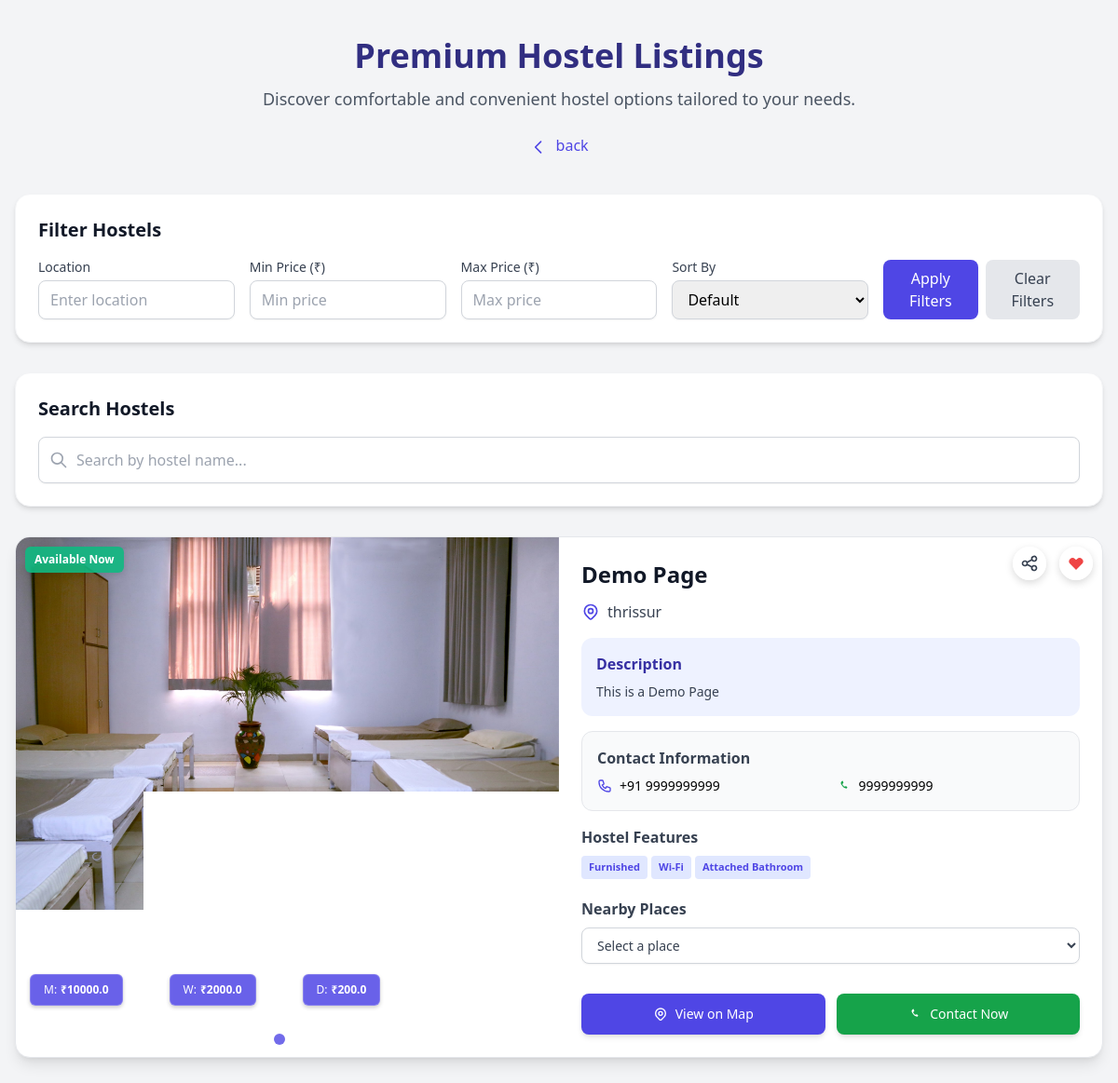
/hostels/, run on the app's committed database.
### nestf/models.py (models this page shows, shortened)
class Product(models.Model):
    PRODUCT_CHOICES = [
        ('hostels', 'HOSTELS'),
        ('rooms', 'ROOMS'),
        ('pg', 'PG'),
    ]
    product = models.CharField(max_length=20, choices=PRODUCT_CHOICES)
    name = models.CharField(max_length=200)
    price = models.FloatField()
    weekly_price = models.FloatField(null=True, blank=True)
    daily_price = models.FloatField(null=True, blank=True)
    location = models.CharField(max_length=100)
    description = models.TextField()
    contact_details = models.TextField(blank=True, null=True)
    phone_number = models.CharField(max_length=15, blank=True, null=True)
    email = models.EmailField(blank=True, null=True)
    whatsapp_number = models.CharField(max_length=15, blank=True, null=True)
    availability = models.BooleanField(default=True)
    owner = models.ForeignKey('Reg_form', on_delete=models.CASCADE, related_name="products", null=True, blank=True)
    features = models.ManyToManyField(Feature, blank=True)

class ProductImage(models.Model):
    product = models.ForeignKey('Product', on_delete=models.CASCADE, related_name='images')
    image = models.ImageField(upload_to='product_images/')

class Feature(models.Model):
    name = models.CharField(max_length=50, unique=True)
    description = models.TextField(blank=True, null=True)

### nestf/views.py (the view, shortened to what this page needs)
# urls.py: path('hostels/', views.hostels, name='hostels'),
def hostels(request):
    hostels_list = models.Product.objects.filter(product='hostels').prefetch_related('images', 'nearest_places')
    if not request.session.session_key:
        request.session.create()
    session_key = request.session.session_key
    email = request.session.get('email')
    user = None
    if email:
        try:
            user = models.Reg_form.objects.get(email=email)
            session_key = None  # Use user instead of session_key for authenticated users
        except models.Reg_form.DoesNotExist:
            user = None
    wishlist_items = models.AnonymousWishlist.objects.filter(
        Q(user=user) | Q(session_key=session_key if not user else None)
    )
    wishlist = [item.product.id for item in wishlist_items]
    location = request.GET.get('location', '').strip()
    min_price = request.GET.get('min_price')
    max_price = request.GET.get('max_price')
    sort_by = request.GET.get('sort_by', '')  # Get sort_by parameter
    print(f"Received parameters - Location: {location}, Min Price: {min_price}, Max Price: {max_price}, Sort By: {sort_by}")
    if location:
        hostels_list = hostels_list.filter(location__icontains=location)
    if min_price:
        try:
            min_price = float(min_price)
            hostels_list = hostels_list.filter(price__gte=min_price)
        except (ValueError, TypeError):
            pass  # Ignore invalid min_price
    if max_price:
        try:
            max_price = float(max_price)
            hostels_list = hostels_list.filter(price__lte=max_price)
        except (ValueError, TypeError):
            pass  # Ignore invalid max_price
    print("Sorted Hostels:", list(hostels_list.values('id', 'name', 'price', 'weekly_price', 'daily_price')))
    return render(request, 'hostels.html', {'hostels_list': hostels_list, 'wishlist': wishlist})

### nestf/templates/hostels.html (shortened to what this page needs)
{% load static %}
<!DOCTYPE html>
<html lang="en">
  <head>
    <script src="https://cdn.tailwindcss.com"></script>
    <link rel="stylesheet" href="https://unpkg.com/swiper/swiper-bundle.min.css" />
  </head>
  <body class="bg-gray-100 font-sans antialiased">
    <div class="container mx-auto px-4 py-10 max-w-7xl">
      <header class="mb-10 text-center">
        <h1 class="text-4xl font-extrabold text-indigo-900 mb-3">Premium Hostel Listings</h1>
        <p class="text-lg text-gray-600 max-w-2xl mx-auto mb-6">Discover comfortable and convenient hostel options tailored to your needs.</p>
        <a href="{% url 'userhome' %}" class="inline-block text-indigo-600 hover:text-indigo-800 font-medium hover:underline transition-colors">
          <svg xmlns="http://www.w3.org/2000/svg" class="h-5 w-5 inline-block mr-1" fill="none" viewBox="0 0 24 24" stroke="currentColor">
              <path stroke-linecap="round" stroke-linejoin="round" stroke-width="2" d="M15 19l-7-7 7-7" />
          </svg>
          back
        </a>
      </header>
      <div class="bg-white p-6 rounded-2xl shadow-md mb-8 border border-gray-100">
        <h2 class="text-xl font-semibold text-gray-900 mb-4">Filter Hostels</h2>
        <form id="filter-form" class="grid grid-cols-1 sm:grid-cols-2 md:grid-cols-5 gap-4">
          <div>
            <label for="location" class="block text-sm font-medium text-gray-700 mb-1">Location</label>
            <input type="text" name="location" id="location" placeholder="Enter location" value="{{ request.GET.location }}" class="w-full px-3 py-2 border border-gray-300 rounded-lg shadow-sm focus:outline-none focus:ring-2 focus:ring-indigo-500 focus:border-indigo-500 transition-colors" />
          </div>
          <div>
            <label for="min_price" class="block text-sm font-medium text-gray-700 mb-1">Min Price (₹)</label>
            <input type="number" name="min_price" id="min_price" placeholder="Min price" min="0" value="{{ request.GET.min_price }}" class="w-full px-3 py-2 border border-gray-300 rounded-lg shadow-sm focus:outline-none focus:ring-2 focus:ring-indigo-500 focus:border-indigo-500 transition-colors" />
          </div>
          <div>
            <label for="max_price" class="block text-sm font-medium text-gray-700 mb-1">Max Price (₹)</label>
            <input type="number" name="max_price" id="max_price" placeholder="Max price" min="0" value="{{ request.GET.max_price }}" class="w-full px-3 py-2 border border-gray-300 rounded-lg shadow-sm focus:outline-none focus:ring-2 focus:ring-indigo-500 focus:border-indigo-500 transition-colors" />
          </div>
          <div>
            <label for="sort_by" class="block text-sm font-medium text-gray-700 mb-1">Sort By</label>
            <select name="sort_by" id="sort_by" class="w-full px-3 py-2 border border-gray-300 rounded-lg shadow-sm focus:outline-none focus:ring-2 focus:ring-indigo-500 focus:border-indigo-500 transition-colors">
              <option value="" {% if not request.GET.sort_by %}selected{% endif %}>Default</option>
            </select>
          </div>
          <div class="flex items-end gap-2">
            <button type="submit" class="w-full bg-indigo-600 text-white px-4 py-2 rounded-lg hover:bg-indigo-700 focus:outline-none focus:ring-2 focus:ring-indigo-500 focus:ring-offset-2 transition-colors duration-200">Apply Filters</button>
            <button type="button" id="clear-filters" class="w-full text-center bg-gray-200 text-gray-700 px-4 py-2 rounded-lg hover:bg-gray-300 focus:outline-none focus:ring-2 focus:ring-gray-500 focus:ring-offset-2 transition-colors duration-200">Clear Filters</button>
          </div>
        </form>
      </div>
      <div class="bg-white p-6 rounded-2xl shadow-md mb-8 border border-gray-100">
        <h2 class="text-xl font-semibold text-gray-900 mb-4">Search Hostels</h2>
        <div class="relative">
          <input type="text" id="search-box" placeholder="Search by hostel name..." class="w-full px-4 py-3 pl-10 border border-gray-300 rounded-lg shadow-sm focus:outline-none focus:ring-2 focus:ring-indigo-500 focus:border-indigo-500 transition-colors text-gray-700" />
          <svg class="absolute left-3 top-1/2 transform -translate-y-1/2 h-5 w-5 text-gray-400" fill="none" stroke="currentColor" viewBox="0 0 24 24" xmlns="http://www.w3.org/2000/svg">
            <path stroke-linecap="round" stroke-linejoin="round" stroke-width="2" d="M21 21l-6-6m2-5a7 7 0 11-14 0 7 7 0 0114 0z" />
          </svg>
        </div>
      </div>
      <div class="grid grid-cols-1 gap-8" id="hostel-listings">
        {% if hostels_list %}
        {% for hostel in hostels_list %}
        <div class="bg-white border border-gray-200 rounded-2xl shadow-lg overflow-hidden transition-all duration-300 hover:shadow-xl relative hostel-item" data-name="{{ hostel.name|lower }}">
          <div class="availability-badge {% if hostel.availability %}available{% else %}not-available{% endif %}">
            {% if hostel.availability %}Available Now{% else %}Not Available{% endif %}
          </div>
          <div class="wishlist-btn {% if hostel.id in wishlist %}active{% endif %}" data-hostel-id="{{ hostel.id }}" onclick="toggleHostelWishlist(this)">
            <svg class="h-5 w-5 text-gray-700" fill="{% if hostel.id in wishlist %}#ef4444{% else %}none{% endif %}" stroke="{% if hostel.id in wishlist %}none{% else %}currentColor{% endif %}" viewBox="0 0 24 24" xmlns="http://www.w3.org/2000/svg">
              <path stroke-linecap="round" stroke-linejoin="round" stroke-width="2" d="M4.318 6.318a4.5 4.5 0 000 6.364L12 20.364l7.682-7.682a4.5 4.5 0 00-6.364-6.364L12 7.636l-1.318-1.318a4.5 4.5 0 00-6.364 0z"/>
            </svg>
          </div>
          <div class="share-btn" onclick="shareOnWhatsApp('{{ hostel.name }}', '{{ hostel.location }}', {{ hostel.price }})">
          </div>
          <div class="flex flex-col md:flex-row">
            <div class="md:w-1/2 relative">
              <div class="swiper-container w-full">
                <div class="swiper-wrapper">
                  {% for image in hostel.images.all %}
                  <div class="swiper-slide"><img src="{{ image.image.url }}" alt="{{ hostel.name }}" class="transition-transform duration-500 hover:scale-105"/></div>
                  {% empty %}
                  <div class="swiper-slide bg-gray-100 flex items-center justify-center"><p class="text-center text-gray-500 py-16">No images available</p></div>
                  {% endfor %}
                </div>
              </div>
              <div class="price-tags-container">
                <div class="price-tag"><span class="font-normal mr-1">M:</span>₹{{ hostel.price }}</div>
                {% if hostel.weekly_price %}<div class="price-tag"><span class="font-normal mr-1">W:</span>₹{{ hostel.weekly_price }}</div>{% endif %}
                {% if hostel.daily_price %}<div class="price-tag"><span class="font-normal mr-1">D:</span>₹{{ hostel.daily_price }}</div>{% endif %}
              </div>
            </div>
            <div class="md:w-1/2 p-6 flex flex-col justify-between">
              <div>
                <div class="flex justify-between items-start mb-3"><h2 class="text-2xl font-bold text-gray-900">{{ hostel.name }}</h2></div>
                <div class="flex items-center mb-4">
                  <p class="ml-2 text-gray-700 font-medium">{{ hostel.location }}</p>
                </div>
                <div class="bg-indigo-50 p-4 rounded-xl mb-4"><h3 class="text-base font-semibold text-indigo-800 mb-2">Description</h3><p class="text-gray-700 text-sm">{{ hostel.description }}</p></div>
                <div class="bg-gray-50 p-4 rounded-xl border border-gray-200 mb-4">
                  <h3 class="text-base font-semibold text-gray-700 mb-2">Contact Information</h3>
                  <div class="grid grid-cols-2 gap-3 text-sm">
                    {% if hostel.phone_number %}<div class="flex items-center"><span class="ml-2">{{ hostel.phone_number }}</span></div>{% endif %}
                    {% if hostel.whatsapp_number %}<div class="flex items-center"><span class="ml-2">{{ hostel.whatsapp_number }}</span></div>{% endif %}
                  </div>
                </div>
                <div class="mb-4">
                  <h3 class="text-base font-semibold text-gray-700 mb-2">Hostel Features</h3>
                  <div class="flex flex-wrap">
                    {% for feature in hostel.features.all %}
                    <span class="feature-badge">{{ feature.name }}</span>
                    {% empty %}
                    <span class="feature-badge bg-gray-100 text-gray-500 italic">No features listed</span>
                    {% endfor %}
                  </div>
                </div>
                <div class="mb-4"><h3 class="text-base font-semibold text-gray-700 mb-2">Nearby Places</h3><select class="nearby-select w-full px-3 py-2 border border-gray-300 rounded-lg shadow-sm focus:outline-none focus:ring-2 focus:ring-indigo-500 focus:border-indigo-500 text-gray-700 bg-white hover:bg-gray-50 transition-colors duration-150 text-sm" data-hostel-id="{{ hostel.id }}">
                  <option value="" selected>Select a place</option>
                </select></div>
              </div>
              <div class="mt-4 flex space-x-3">
                <a href="https://www.google.com/maps/search/?api=1&query={{ hostel.location|urlencode }}" target="_blank" class="flex-1 text-center bg-indigo-600 text-white py-3 rounded-lg hover:bg-indigo-700 transition-colors flex items-center justify-center space-x-2 text-sm font-medium shadow-md">
                  <span>View on Map</span>
                </a>
                <a href="https://wa.me/{{ hostel.whatsapp_number }}?text=Hello,%20I%27m%20interested%20in%20your%20hostel:%20{{ hostel.name|urlencode }}.%20Can%20you%20provide%20more%20details?" class="flex-1 text-center bg-green-600 text-white py-3 rounded-lg hover:bg-green-700 transition-colors flex items-center justify-center space-x-2 text-sm font-medium shadow-md">
                  <span>Contact Now</span>
                </a>
              </div>
            </div>
          </div>
        </div>
        {% endfor %}
        {% endif %}
      </div>
    </div>
  </body>
</html>

### nestf/templates/hostels.html (style rules this page uses)
body { font-family: 'Poppins', sans-serif; }
.swiper-container { height:400px;overflow:hidden }
.swiper-slide img { width:100%;height:100%;object-fit:cover }
.wishlist-btn { position:absolute;top:10px;right:10px;z-index:10;cursor:pointer;transition:transform .2s ease-in-out;background-color:rgba(255,255,255,0.9);border-radius:50%;padding:8px;box-shadow:0 3px 8px rgba(0,0,0,0.15) }
.wishlist-btn svg { transition:fill .3s ease,stroke .3s ease }
.wishlist-btn.active svg { fill:#ef4444;stroke:none }
.share-btn { position:absolute;top:10px;right:60px;z-index:10;cursor:pointer;background-color:rgba(255,255,255,0.9);border-radius:50%;width:36px;height:36px;display:flex;align-items:center;justify-content:center;box-shadow:0 3px 8px rgba(0,0,0,0.15);transition:transform 0.2s ease, background-color 0.2s ease }
.feature-badge { display:inline-block;padding:4px 8px;border-radius:4px;font-size:11px;font-weight:600;margin-right:4px;margin-bottom:4px;background-color:#e0e7ff;color:#4f46e5;transition:background-color 0.2s; }
.price-tags-container { margin-bottom: 40px;position:absolute;bottom:15px;left:15px;display:flex;gap:50px;align-items:center;z-index:10 }
.price-tag { background:rgba(79,70,229,0.85);color:white;padding:7px 14px;border-radius:6px;font-weight:600;font-size:12px;box-shadow:0 2px 4px rgba(0,0,0,0.2);backdrop-filter:blur(3px);border:1px solid rgba(255,255,255,0.2);white-space:nowrap }
.availability-badge { position:absolute;top:10px;left:10px;z-index:10;padding:5px 10px;border-radius:6px;font-size:12px;font-weight:600;box-shadow:0 2px 6px rgba(0,0,0,0.1) }
.available { background-color:rgba(16,185,129,0.9);color:white }

### data on the page
Product: availability "Available Now", price "10000.0", weekly_price "2000.0", daily_price "200.0", name "Demo Page", location "thrissur", description "This is a Demo Page", phone_number "+91 9999999999", whatsapp_number "9999999999"
ProductImage: image (picture)
Feature: name "Furnished"
Feature: name "Wi-Fi"
Feature: name "Attached Bathroom"
